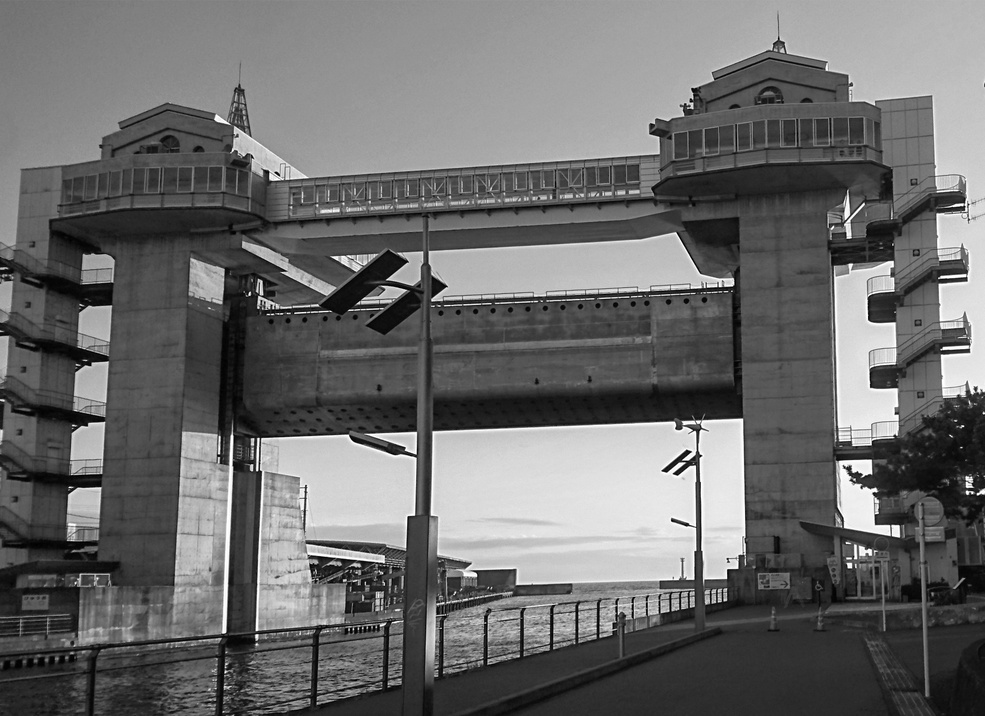
#> input picture 2021S - Digital Image Processing/hw2/hw2_sample_images/sample1.jpg, 985 x 716 px, shrunk from 1650 x 1200 before the run
$ python p1_canny.py
#> lines starting #> are read from the running program, lines starting #| are printed output that depends on the picture; after the words box and inside, x2 and y2 are one past the last pixel; in counts of white or black regions, pixels touching at a corner belong together
#> further down, img is the input picture: shape (716, 985); min 0, max 255, mean 107.7
import cv2
import numpy as np
import matplotlib.pyplot as plt
import math


def GaussionFilter(img):
    gfilter = (np.array([[2, 4, 5, 4, 2],
                        [4, 9, 12, 9, 4],
                        [5, 12, 14, 12, 5],
                        [4, 9, 12, 9, 4],
                        [2, 4, 5, 4, 2]], float))/159

    result = cv2.filter2D(img,-1,gfilter)
    return result

def EDCanny(img, Th, Tl):
#> called with Th = 50, Tl = 10
    rows = len(img)
#> rows = 716
    cols = len(img[0])
#> cols = 985
    k = 1
    G = np.zeros((rows, cols))
    T = np.zeros((rows, cols))
    gimg = GaussionFilter(img)
    for i in range(1, rows-1):
        for j in range(1, cols - 1):
            Gr = (-(gimg[i-1, j-1] + k*gimg[i-1, j] + gimg[i-1, j+1]) + gimg[i+1, j-1] + k*gimg[i+1, j] + gimg[i+1, j+1])/(k+2)
            Gc = (gimg[i-1, j-1] + k*gimg[i, j-1] + gimg[i+1, j-1] - (gimg[i-1, j+1] + k*gimg[i, j+1] + gimg[i+1, j+1]))/(k+2)
            G[i, j] = math.sqrt(Gc**2 + Gr**2)

            if(Gr == 0):
                T[i, j] = 90
            else:
                T[i, j] = math.atan(Gc/Gr)*180/(math.pi) # in degree
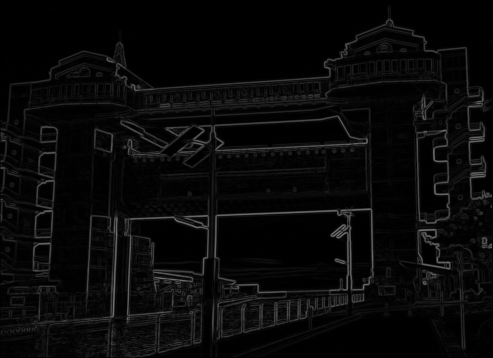
#> G: shape (716, 985) float64 (shown at 1/2 size); min 0, max 124.3, mean 9.4
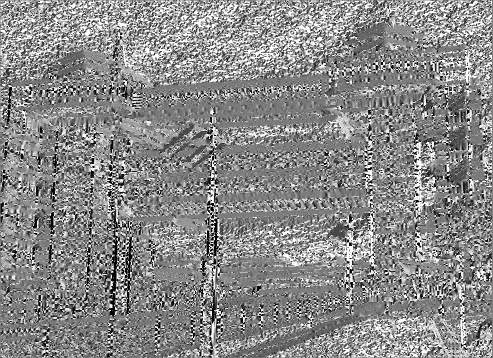
#> T: shape (716, 985) float64 (shown at 1/2 size); min -89.83, max 90, mean 7.3; drawn with min black and max white

    # [6 lines of commented-out code are left out]
    Gn = np.zeros((rows, cols))
    Gt = np.zeros((rows, cols)) # for thresholding
    G1 = 0.0
    G2 = 0.0
    for i in range(1, rows-1):
        for j in range(1, cols - 1):
            if 19.5 <= T[i, j] < 70.5:
                G1 = G[i-1, j+1]
                G2 = G[i+1, j-1]
            elif 70.5 <= T[i, j] <= 90 or -90 <= T[i, j] < -70.5:
                G1 = G[i-1, j]
                G2 = G[i+1, j]
            elif -70.5 <= T[i, j] < -19.5:
                G1 = G[i-1, j-1]
                G2 = G[i+1, j+1]
            elif -19.5 <= T[i, j] <= 0 or 0 <= T[i, j] < 19.5:
                G1 = G[i-1, j]
                G2 = G[i+1, j]
            else:
                print(T[i, j])

            if(G[i, j] > G1 and G[i, j] > G2):
                Gn[i, j] = G[i, j]
                # hysteretic threshold
                if Gn[i, j] >= Th: # edge pixel
                    Gt[i, j] = 255
                elif Gn[i, j] >= Tl: # candidate pixel
                    Gt[i, j] = 100
            else:
                Gn[i, j] = 0
                Gt[i, j] = 0
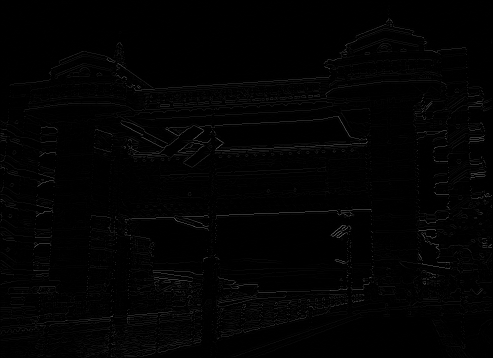
#> Gn: shape (716, 985) float64 (shown at 1/2 size); min 0, max 124.3, mean 2.6
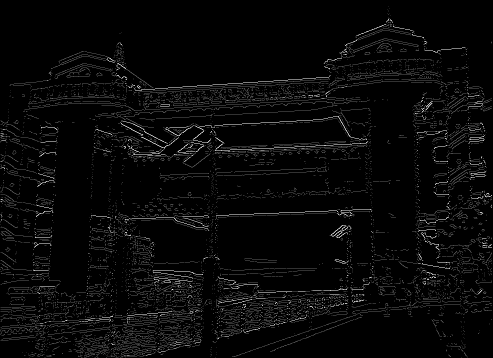
#> Gt: shape (716, 985) float64 (shown at 1/2 size); min 0, max 255, mean 8.7

    #cv2.imwrite("3_nonMaxSupress.jpg",Gn)
    #cv2.imwrite("4_threshold.jpg",Gt)

    # connected component labeling
    Gfinal = np.copy(Gt)
    for i in range(1, rows-1):
        for j in range(1, cols - 1):
            if Gt[i, j] == 100:
                if Gt[i-1, j] >= 100 or Gt[i+1, j] >= 100 or Gt[i, j-1] >= 100 or Gt[i, j+1] >= 100 or Gt[i-1, j-1] >= 100 or Gt[i+1, j-1] >= 100 or Gt[i-1, j+1] >= 100 or Gt[i+1, j+1] >= 100:
                # if Gt[i-1, j] >= 100 or Gt[i+1, j] >= 100 or Gt[i, j-1] >= 100 or Gt[i, j+1] >= 100 :
                    Gfinal[i, j] = 255
                else:
                    Gfinal[i, j] = 0
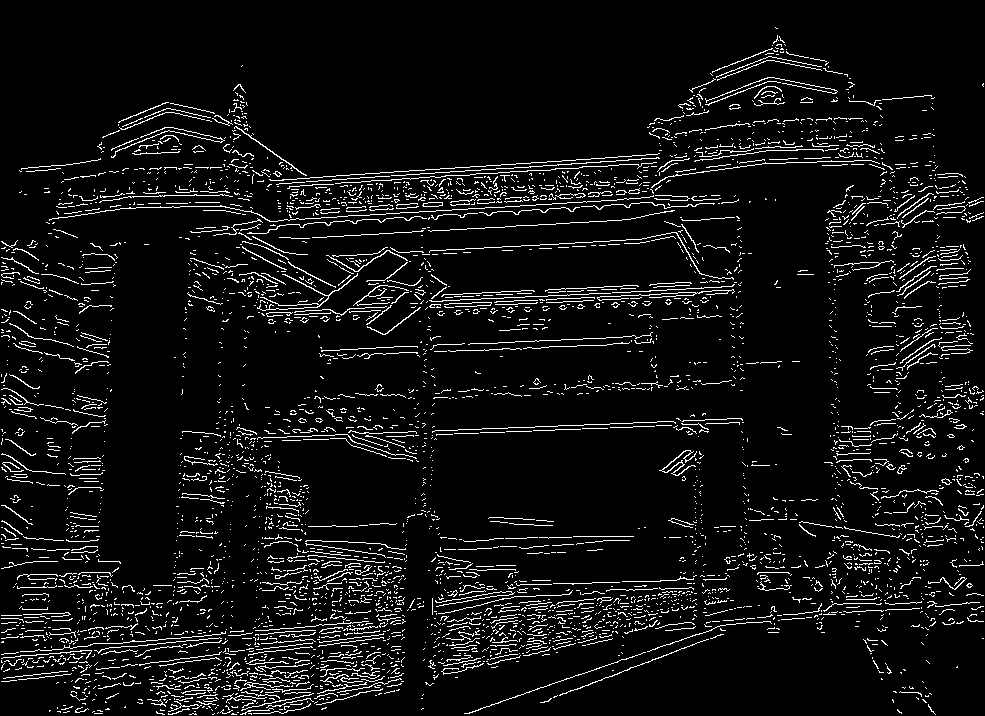
#> Gfinal: shape (716, 985) float64; 6.7% white in thin lines or dots
    #cv2.imwrite('5_CannyResult.jpg', Gfinal)
    return Gfinal

img = cv2.imread('hw2_sample_images/sample1.jpg', 0)
output = EDCanny(img, 50, 10)
cv2.imwrite('result3.jpg', output)
